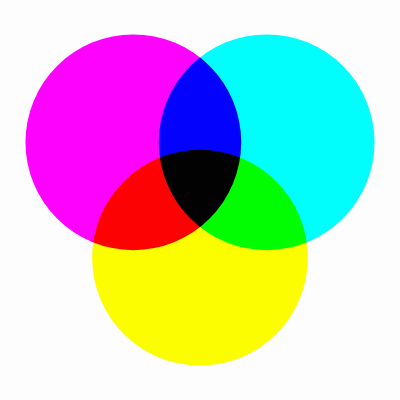
Frame 1 (no input)
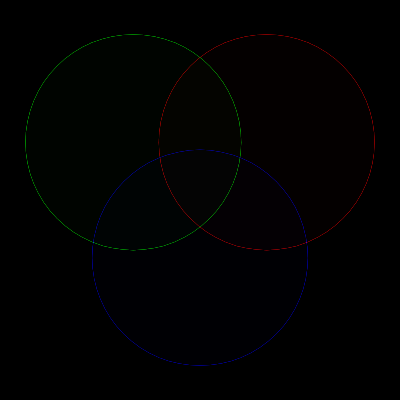
Frame 2 (the mouse pressed at the canvas centre, redrawn once)

The p5.js sketch that drew these frames (run headless with seeded random() and noise() and a simulated clock; the mouse was pressed at the canvas centre and the sketch redrawn once):

// p5.js sketch
// ── sketch.js
// Overlapping color
// Exercises: Overlapping

function setup() {
  createCanvas(400, 400);
  
  noLoop();
}

function draw() {
  background(253);
  
  blendMode(DIFFERENCE);
  noStroke();
  
  let alpha = 255;
  let a = width/3;
  let d = a*1.618; 
  let h = a * sqrt(3.0) / 2.0; 
  let m = (height - (a*2+h))/2;

  //colored circles
  fill(0, 255, 0, alpha);
  ellipse(a*1, m+a, d, d);

  fill(255, 0, 0, alpha);
  ellipse(a*2, m+a, d, d);

  fill(0, 0, 255, alpha);
  ellipse(width/2, m+a+h, d, d);
}
